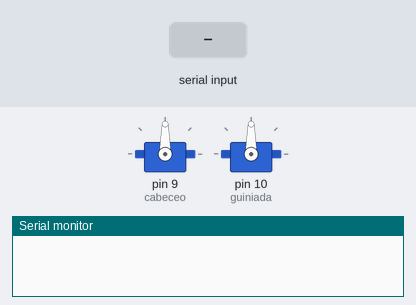
Bench run of a sketch on a simulated Arduino Uno, built with avr-gcc and run on an emulated ATmega328P. On the bench: 2 × servo, the last lines printed to the serial monitor. Inputs (shaded band) come from the test bench.

Above: at 1.2 s.
1.3 s: "90,45\n" received over Serial
At 2.1 s:
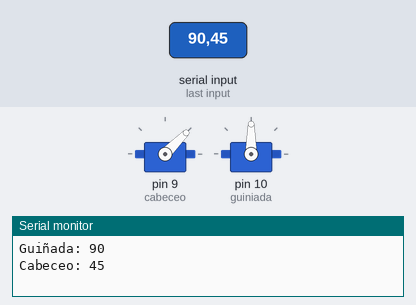
2.8 s: "30,150\n" received over Serial
At 3.2 s:
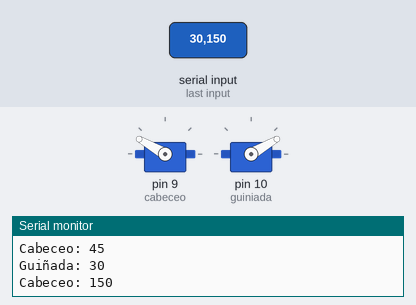
Timing chart, 0 to 5.8 s (numbered marks = the images above; inputs shaded):
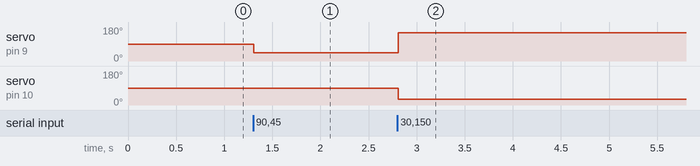

The sketch:

pruebasMuliplesDatosSerie.ino
```cpp
#include <Servo.h>

#include <Servo.h>


  int entrante;
  const int TAM=2;    //Tamaño del arreglo de servos
  int servos[TAM];
  int indice=0; //Indice para recorrer el arreglo de servos
  int aux;      //Usado para limpiar el buffer
  Servo cabeceo;      //altura
  Servo guiniada;     //base


  void setup() {
  Serial.begin(9600);
  cabeceo.attach(9);
  guiniada.attach(10);
  }

void loop() {

if(Serial.available()>0){
  servos[indice]=Serial.parseInt(); //Interpreta como entero el valor ingresado por UART
  indice++;
  aux=Serial.read();    //Limpia el buffer de salto de linea y retorno de carro
  aux=Serial.read();

  }
  if(indice==TAM){
      Serial.print("Guiñada: ");
      Serial.println(servos[0], DEC);
      guiniada.write(servos[0]);

      Serial.print("Cabeceo: ");
      Serial.println(servos[1], DEC);
      cabeceo.write(servos[1]);
      indice=0;
    }
}//Fin loop
```

Measured:
- after the input at 1.3 s, servo on pin 9 (cabeceo): 90° → 45° at once
- after the input at 2.8 s, servo on pin 9 (cabeceo): 45° → 150° at once; servo on pin 10 (guiniada): 90° → 30° at once
